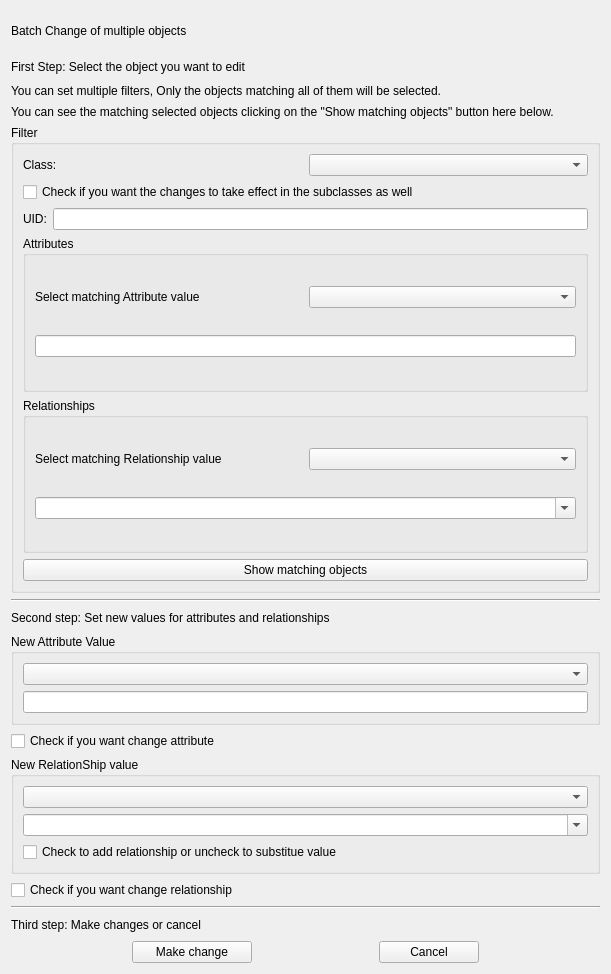
<?xml version="1.0" encoding="UTF-8"?>
<ui version="4.0">
 <class>dbe::BatchChangeWidget</class>
 <widget class="QWidget" name="dbe::BatchChangeWidget">
  <property name="windowModality">
   <enum>Qt::NonModal</enum>
  </property>
  <property name="geometry">
   <rect>
    <x>0</x>
    <y>0</y>
    <width>611</width>
    <height>974</height>
   </rect>
  </property>
  <property name="sizePolicy">
   <sizepolicy hsizetype="Minimum" vsizetype="Minimum">
    <horstretch>0</horstretch>
    <verstretch>0</verstretch>
   </sizepolicy>
  </property>
  <property name="minimumSize">
   <size>
    <width>0</width>
    <height>0</height>
   </size>
  </property>
  <property name="maximumSize">
   <size>
    <width>16777215</width>
    <height>16777215</height>
   </size>
  </property>
  <property name="windowTitle">
   <string>Form</string>
  </property>
  <property name="toolTip">
   <string/>
  </property>
  <property name="whatsThis">
   <string/>
  </property>
  <layout class="QVBoxLayout" name="verticalLayout_6">
   <item>
    <widget class="QLabel" name="TitleLabel">
     <property name="minimumSize">
      <size>
       <width>0</width>
       <height>40</height>
      </size>
     </property>
     <property name="text">
      <string>Batch Change of multiple objects</string>
     </property>
    </widget>
   </item>
   <item>
    <widget class="QLabel" name="FirstStepLabel">
     <property name="minimumSize">
      <size>
       <width>0</width>
       <height>20</height>
      </size>
     </property>
     <property name="maximumSize">
      <size>
       <width>16777215</width>
       <height>16777209</height>
      </size>
     </property>
     <property name="text">
      <string>First Step: Select the object you want to edit</string>
     </property>
     <property name="wordWrap">
      <bool>true</bool>
     </property>
    </widget>
   </item>
   <item>
    <widget class="QLabel" name="Label1">
     <property name="minimumSize">
      <size>
       <width>0</width>
       <height>15</height>
      </size>
     </property>
     <property name="text">
      <string>You can set multiple filters, Only the objects matching all of them will be selected.</string>
     </property>
     <property name="wordWrap">
      <bool>true</bool>
     </property>
    </widget>
   </item>
   <item>
    <widget class="QLabel" name="Label2">
     <property name="minimumSize">
      <size>
       <width>0</width>
       <height>15</height>
      </size>
     </property>
     <property name="text">
      <string>You can see the matching selected objects clicking on the &quot;Show matching objects&quot; button here below.</string>
     </property>
     <property name="wordWrap">
      <bool>true</bool>
     </property>
    </widget>
   </item>
   <item>
    <widget class="QGroupBox" name="FilterGroupBox">
     <property name="sizePolicy">
      <sizepolicy hsizetype="Preferred" vsizetype="Expanding">
       <horstretch>0</horstretch>
       <verstretch>0</verstretch>
      </sizepolicy>
     </property>
     <property name="title">
      <string>Filter</string>
     </property>
     <layout class="QVBoxLayout" name="verticalLayout_5">
      <item>
       <layout class="QHBoxLayout" name="horizontalLayout_4">
        <item>
         <widget class="QLabel" name="ClassLabel">
          <property name="text">
           <string>Class:</string>
          </property>
         </widget>
        </item>
        <item>
         <widget class="QComboBox" name="ClassCombo">
          <property name="minimumSize">
           <size>
            <width>0</width>
            <height>20</height>
           </size>
          </property>
          <property name="toolTip">
           <string>Select a Class</string>
          </property>
         </widget>
        </item>
       </layout>
      </item>
      <item>
       <widget class="QCheckBox" name="SubclassesCheckBox">
        <property name="text">
         <string>Check if you want the changes to take effect in the subclasses as well</string>
        </property>
       </widget>
      </item>
      <item>
       <layout class="QHBoxLayout" name="horizontalLayout_3">
        <item>
         <widget class="QLabel" name="LabelUid">
          <property name="text">
           <string>UID:</string>
          </property>
         </widget>
        </item>
        <item>
         <widget class="QLineEdit" name="FilterUid">
          <property name="minimumSize">
           <size>
            <width>0</width>
            <height>20</height>
           </size>
          </property>
          <property name="toolTip">
           <string>You can enter a string to be used as filter on the UID of the objects in the object list</string>
          </property>
         </widget>
        </item>
       </layout>
      </item>
      <item>
       <widget class="QGroupBox" name="AttributeBox">
        <property name="title">
         <string>Attributes</string>
        </property>
        <layout class="QHBoxLayout" name="horizontalLayout_8">
         <item>
          <layout class="QVBoxLayout" name="verticalLayout">
           <item>
            <layout class="QHBoxLayout" name="horizontalLayout">
             <item>
              <widget class="QLabel" name="SelectAttributeLabel">
               <property name="toolTip">
                <string>Select an Attribute and a value to be used as filter to select objects in the object list</string>
               </property>
               <property name="text">
                <string>Select matching Attribute value</string>
               </property>
              </widget>
             </item>
             <item>
              <widget class="QComboBox" name="AttributeComboBox">
               <property name="minimumSize">
                <size>
                 <width>0</width>
                 <height>20</height>
                </size>
               </property>
               <property name="toolTip">
                <string>Select an Attribute and a value to be used as filter to select objects in the object list</string>
               </property>
              </widget>
             </item>
            </layout>
           </item>
           <item>
            <widget class="QLineEdit" name="AttributeValueFilter">
             <property name="minimumSize">
              <size>
               <width>0</width>
               <height>20</height>
              </size>
             </property>
             <property name="toolTip">
              <string>Select an Attribute and a value to be used as filter to select objects in the object list</string>
             </property>
            </widget>
           </item>
          </layout>
         </item>
        </layout>
       </widget>
      </item>
      <item>
       <widget class="QGroupBox" name="RelationshipBox">
        <property name="title">
         <string>Relationships</string>
        </property>
        <layout class="QHBoxLayout" name="horizontalLayout_7">
         <item>
          <layout class="QVBoxLayout" name="verticalLayout_2">
           <item>
            <layout class="QHBoxLayout" name="horizontalLayout_2">
             <item>
              <widget class="QLabel" name="SelectRelationshipLabel">
               <property name="toolTip">
                <string>Select a Relationship and a value to be used as filter to select objects in the object list</string>
               </property>
               <property name="text">
                <string>Select matching Relationship value</string>
               </property>
              </widget>
             </item>
             <item>
              <widget class="QComboBox" name="RelationshipComboBox">
               <property name="minimumSize">
                <size>
                 <width>0</width>
                 <height>20</height>
                </size>
               </property>
               <property name="toolTip">
                <string>Select a Relationship and a value to be used as filter to select objects in the object list</string>
               </property>
              </widget>
             </item>
            </layout>
           </item>
           <item>
            <widget class="QComboBox" name="RelationshipValueFilter">
             <property name="editable">
              <bool>true</bool>
             </property>
            </widget>
           </item>
          </layout>
         </item>
        </layout>
       </widget>
      </item>
      <item>
       <widget class="QPushButton" name="MatchButton">
        <property name="minimumSize">
         <size>
          <width>0</width>
          <height>20</height>
         </size>
        </property>
        <property name="toolTip">
         <string>Click to see the list of objects that will be affected by the batch changes</string>
        </property>
        <property name="text">
         <string>Show matching objects</string>
        </property>
       </widget>
      </item>
     </layout>
    </widget>
   </item>
   <item>
    <widget class="Line" name="Line1">
     <property name="orientation">
      <enum>Qt::Horizontal</enum>
     </property>
    </widget>
   </item>
   <item>
    <widget class="QLabel" name="SecondStepLabel">
     <property name="minimumSize">
      <size>
       <width>0</width>
       <height>20</height>
      </size>
     </property>
     <property name="text">
      <string>Second step: Set new values for attributes and relationships</string>
     </property>
     <property name="textFormat">
      <enum>Qt::AutoText</enum>
     </property>
    </widget>
   </item>
   <item>
    <widget class="QGroupBox" name="NewAttributeGroupBox">
     <property name="toolTip">
      <string>Choose attribute and new value for it</string>
     </property>
     <property name="title">
      <string>New Attribute Value</string>
     </property>
     <property name="checkable">
      <bool>false</bool>
     </property>
     <layout class="QVBoxLayout" name="verticalLayout_4">
      <item>
       <widget class="QComboBox" name="NewAttributeComboBox">
        <property name="minimumSize">
         <size>
          <width>0</width>
          <height>20</height>
         </size>
        </property>
       </widget>
      </item>
      <item>
       <widget class="QLineEdit" name="AttributeEdit">
        <property name="minimumSize">
         <size>
          <width>0</width>
          <height>20</height>
         </size>
        </property>
       </widget>
      </item>
     </layout>
    </widget>
   </item>
   <item>
    <widget class="QCheckBox" name="ChangeAtrributeCheckBox">
     <property name="text">
      <string>Check if you want change attribute</string>
     </property>
    </widget>
   </item>
   <item>
    <widget class="QGroupBox" name="NewRelationshipGroupBox">
     <property name="enabled">
      <bool>true</bool>
     </property>
     <property name="toolTip">
      <string>Batch change of relationships are not yet implemented.</string>
     </property>
     <property name="whatsThis">
      <string>Batch change of relationships are not yet implemented.</string>
     </property>
     <property name="title">
      <string>New RelationShip value</string>
     </property>
     <property name="checkable">
      <bool>false</bool>
     </property>
     <property name="checked">
      <bool>false</bool>
     </property>
     <layout class="QHBoxLayout" name="horizontalLayout_6">
      <item>
       <layout class="QVBoxLayout" name="verticalLayout_3">
        <item>
         <widget class="QComboBox" name="NewRelationshipComboBox">
          <property name="minimumSize">
           <size>
            <width>0</width>
            <height>20</height>
           </size>
          </property>
          <property name="toolTip">
           <string>Batch change of relationships are not yet implemented.</string>
          </property>
         </widget>
        </item>
        <item>
         <widget class="QComboBox" name="RelationshipEdit">
          <property name="editable">
           <bool>true</bool>
          </property>
         </widget>
        </item>
        <item>
         <widget class="QCheckBox" name="AddCheckBox">
          <property name="text">
           <string>Check to add relationship or uncheck to substitue value</string>
          </property>
         </widget>
        </item>
       </layout>
      </item>
     </layout>
    </widget>
   </item>
   <item>
    <widget class="QCheckBox" name="ChangeRelationshipCheckBox">
     <property name="text">
      <string>Check if you want change relationship</string>
     </property>
    </widget>
   </item>
   <item>
    <widget class="Line" name="Line2">
     <property name="orientation">
      <enum>Qt::Horizontal</enum>
     </property>
    </widget>
   </item>
   <item>
    <widget class="QLabel" name="ThirdStepLabel">
     <property name="minimumSize">
      <size>
       <width>0</width>
       <height>20</height>
      </size>
     </property>
     <property name="toolTip">
      <string>Make the changes active</string>
     </property>
     <property name="text">
      <string>Third step: Make changes or cancel</string>
     </property>
    </widget>
   </item>
   <item>
    <layout class="QGridLayout" name="GridLayout">
     <item row="0" column="0">
      <widget class="QPushButton" name="ChangeButton">
       <property name="minimumSize">
        <size>
         <width>0</width>
         <height>20</height>
        </size>
       </property>
       <property name="maximumSize">
        <size>
         <width>120</width>
         <height>16777215</height>
        </size>
       </property>
       <property name="toolTip">
        <string>Click to make your changes active</string>
       </property>
       <property name="text">
        <string>Make change</string>
       </property>
      </widget>
     </item>
     <item row="0" column="1">
      <widget class="QPushButton" name="CancelButton">
       <property name="minimumSize">
        <size>
         <width>0</width>
         <height>20</height>
        </size>
       </property>
       <property name="maximumSize">
        <size>
         <width>100</width>
         <height>16777215</height>
        </size>
       </property>
       <property name="toolTip">
        <string>Click to cancel the changes. Or click when you are finished with the batch changes you want to perform.</string>
       </property>
       <property name="text">
        <string>Cancel</string>
       </property>
      </widget>
     </item>
    </layout>
   </item>
  </layout>
 </widget>
 <resources/>
 <connections/>
</ui>
